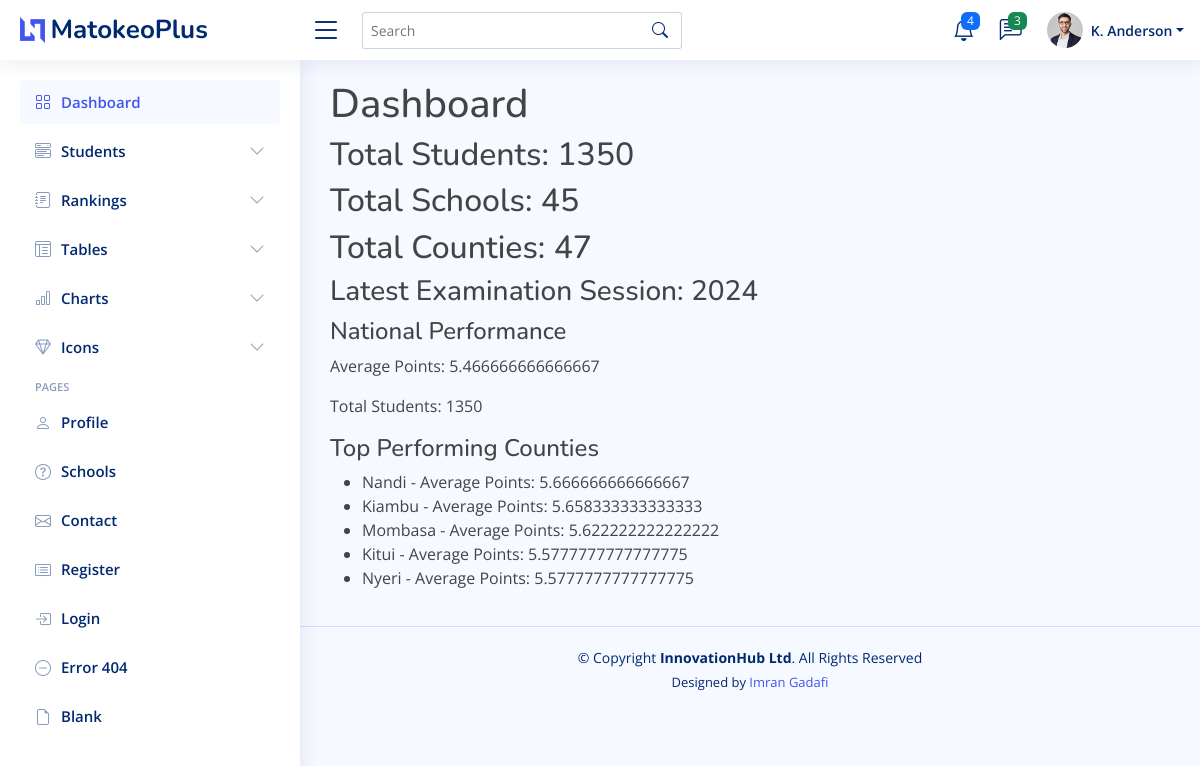
The app's page / (signed in) with its own data.
### portal/models.py (models this page shows, shortened)
class ExaminationSession(models.Model):
    year = models.IntegerField()
    start_date = models.DateField()
    end_date = models.DateField()

class County(models.Model):
    name = models.CharField(max_length=100, unique=True)
    code = models.CharField(max_length=10, unique=True)

### portal/views.py (the view)
# urls.py: path('', views.dashboard, name='dashboard'),
@login_required
def dashboard(request):
    total_students = Student.objects.count()
    total_schools = School.objects.count()
    total_counties = County.objects.count()
    try:
        latest_session = ExaminationSession.objects.latest('year')
        national_performance = StudentOverallPerformance.objects.filter(
            examination_session=latest_session
        ).aggregate(
            mean_points=Avg('total_points'),
            total_students=Count('student')
        )
        top_counties = County.objects.annotate(
            avg_points=Avg('schools__students__overall_performances__total_points')
        ).order_by('-avg_points')[:5]
        context = {
            'total_students': total_students,
            'total_schools': total_schools,
            'total_counties': total_counties,
            'national_performance': national_performance,
            'top_counties': top_counties,
            'latest_session': latest_session
        }
    except ExaminationSession.DoesNotExist:
        context = {
            'total_students': total_students,
            'total_schools': total_schools,
            'total_counties': total_counties,
        }
    return render(request, 'kcse_portal/dashboard.html', context)

### templates/kcse_portal/dashboard.html
{% extends "base/base.html" %}
{% block content %}
    <h1>Dashboard</h1>
    <div>
        <h2>Total Students: {{ total_students }}</h2>
        <h2>Total Schools: {{ total_schools }}</h2>
        <h2>Total Counties: {{ total_counties }}</h2>
    </div>
    {% if latest_session %}
        <h3>Latest Examination Session: {{ latest_session.year }}</h3>
        <h4>National Performance</h4>
        <p>Average Points: {{ national_performance.mean_points }}</p>
        <p>Total Students: {{ national_performance.total_students }}</p>
        <h4>Top Performing Counties</h4>
        <ul>
            {% for county in top_counties %}
                <li>{{ county.name }} - Average Points: {{ county.avg_points }}</li>
            {% endfor %}
        </ul>
    {% else %}
        <p>No examination session data available.</p>
    {% endif %}
{% endblock %}

### templates/base/base.html (shortened to what this page needs)
{% load static %}
<!DOCTYPE html>
<html lang="en">
<head>
  <link href="{% static 'assets/vendor/bootstrap/css/bootstrap.min.css'%}" rel="stylesheet">
  <link href="{% static 'assets/vendor/bootstrap-icons/bootstrap-icons.css'%}" rel="stylesheet">
  <link href="{% static 'assets/vendor/boxicons/css/boxicons.min.css'%}" rel="stylesheet">
  <link href="{% static 'assets/vendor/quill/quill.snow.css'%}" rel="stylesheet">
  <link href="{% static 'assets/vendor/quill/quill.bubble.css'%}" rel="stylesheet">
  <link href="{% static 'assets/vendor/remixicon/remixicon.css'%}" rel="stylesheet">
  <link href="{% static 'assets/vendor/simple-datatables/style.css'%}" rel="stylesheet">
  <link href="{% static 'assets/css/style.css'%}" rel="stylesheet">
</head>
  <body>
    {% include "base/navbar.html" %}
    {% include "base/sidebar.html" %}
    <main id="main" class="main">
        {% block content %}{% endblock %}
    </main>
    {% include 'base/footer.html'%}
 </body>
</html>

### templates/base/navbar.html (shortened to what this page needs)
{% load static %}
<header id="header" class="header fixed-top d-flex align-items-center">
    <div class="d-flex align-items-center justify-content-between">
      <a href="{% url 'dashboard'%}" class="logo d-flex align-items-center">
        <img src="{% static 'assets/img/logo.png'%}" alt="">
        <span class="d-none d-lg-block">MatokeoPlus</span>
      </a>
      <i class="bi bi-list toggle-sidebar-btn"></i>
    </div>
    <div class="search-bar">
      <form class="search-form d-flex align-items-center" method="POST" action="#">
        <input type="text" name="query" placeholder="Search" title="Enter search keyword">
        <button type="submit" title="Search"><i class="bi bi-search"></i></button>
      </form>
    </div>
    <nav class="header-nav ms-auto">
      <ul class="d-flex align-items-center">
        <li class="nav-item dropdown">
          <a class="nav-link nav-icon" href="#" data-bs-toggle="dropdown">
            <i class="bi bi-bell"></i>
            <span class="badge bg-primary badge-number">4</span>
          </a>
        </li>
        <li class="nav-item dropdown">
          <a class="nav-link nav-icon" href="#" data-bs-toggle="dropdown">
            <i class="bi bi-chat-left-text"></i>
            <span class="badge bg-success badge-number">3</span>
          </a>
        </li>
        <li class="nav-item dropdown pe-3">
          <a class="nav-link nav-profile d-flex align-items-center pe-0" href="#" data-bs-toggle="dropdown">
            <img src="{% static 'assets/img/profile-img.jp'%}g" alt="Profile" class="rounded-circle">
            <span class="d-none d-md-block dropdown-toggle ps-2">K. Anderson</span>
          </a>
        </li>
      </ul>
    </nav>
  </header>

### templates/base/sidebar.html (shortened to what this page needs)
{% load static %}
<aside id="sidebar" class="sidebar">
    <ul class="sidebar-nav" id="sidebar-nav">
      <li class="nav-item">
        <a class="nav-link " href="{% url 'dashboard'%}">
          <i class="bi bi-grid"></i>
          <span>Dashboard</span>
        </a>
      </li>
      <li class="nav-item">
        <a class="nav-link collapsed" data-bs-target="#components-nav" data-bs-toggle="collapse" href="#">
          <i class="bi bi-menu-button-wide"></i><span>Students</span><i class="bi bi-chevron-down ms-auto"></i>
        </a>
      </li>
      <li class="nav-item">
        <a class="nav-link collapsed" data-bs-target="#forms-nav" data-bs-toggle="collapse" href="#">
          <i class="bi bi-journal-text"></i><span>Rankings</span><i class="bi bi-chevron-down ms-auto"></i>
        </a>
      </li>
      <li class="nav-item">
        <a class="nav-link collapsed" data-bs-target="#tables-nav" data-bs-toggle="collapse" href="#">
          <i class="bi bi-layout-text-window-reverse"></i><span>Tables</span><i class="bi bi-chevron-down ms-auto"></i>
        </a>
      </li>
      <li class="nav-item">
        <a class="nav-link collapsed" data-bs-target="#charts-nav" data-bs-toggle="collapse" href="#">
          <i class="bi bi-bar-chart"></i><span>Charts</span><i class="bi bi-chevron-down ms-auto"></i>
        </a>
      </li>
      <li class="nav-item">
        <a class="nav-link collapsed" data-bs-target="#icons-nav" data-bs-toggle="collapse" href="#">
          <i class="bi bi-gem"></i><span>Icons</span><i class="bi bi-chevron-down ms-auto"></i>
        </a>
      </li>
      <li class="nav-heading">Pages</li>
      <li class="nav-item">
        <a class="nav-link collapsed" href="users-profile.html">
          <i class="bi bi-person"></i>
          <span>Profile</span>
        </a>
      </li>
      <li class="nav-item">
        <a class="nav-link collapsed" href="{% url 'all_schools'%}">
          <i class="bi bi-question-circle"></i>
          <span>Schools</span>
        </a>
      </li>
      <li class="nav-item">
        <a class="nav-link collapsed" href="pages-contact.html">
          <i class="bi bi-envelope"></i>
          <span>Contact</span>
        </a>
      </li>
      <li class="nav-item">
        <a class="nav-link collapsed" href="pages-register.html">
          <i class="bi bi-card-list"></i>
          <span>Register</span>
        </a>
      </li>
      <li class="nav-item">
        <a class="nav-link collapsed" href="pages-login.html">
          <i class="bi bi-box-arrow-in-right"></i>
          <span>Login</span>
        </a>
      </li>
      <li class="nav-item">
        <a class="nav-link collapsed" href="pages-error-404.html">
          <i class="bi bi-dash-circle"></i>
          <span>Error 404</span>
        </a>
      </li>
      <li class="nav-item">
        <a class="nav-link collapsed" href="pages-blank.html">
          <i class="bi bi-file-earmark"></i>
          <span>Blank</span>
        </a>
      </li>
    </ul>
  </aside>

### templates/base/footer.html (shortened to what this page needs)
{% load static %}
  <footer id="footer" class="footer">
    <div class="copyright">
      &copy; Copyright <strong><span>InnovationHub Ltd</span></strong>. All Rights Reserved
    </div>
    <div class="credits">
      Designed by <a href="https://steve-ongera.com/">Imran Gadafi</a>
    </div>
  </footer>

### static/assets/css/style.css (style rules this page uses)
:root { scroll-behavior: smooth; }
body { font-family: "Open Sans", sans-serif; background: #f6f9ff; color: #444444; }
a { color: #4154f1; text-decoration: none; }
h1, h2, h3, h4, h5, h6 { font-family: "Nunito", sans-serif; }
#main { margin-top: 60px; padding: 20px 30px; transition: all 0.3s; }
.logo { line-height: 1; }
@media (min-width: 1200px) { .logo { width: 280px; } }
.logo img { max-height: 26px; margin-right: 6px; }
.logo span { font-size: 26px; font-weight: 700; color: #012970; font-family: "Nunito", sans-serif; }
.header { transition: all 0.5s; z-index: 997; height: 60px; box-shadow: 0px 2px 20px rgba(1, 41, 112, 0.1); background-color: #fff; padding-left: 20px; }
.header .toggle-sidebar-btn { font-size: 32px; padding-left: 10px; cursor: pointer; color: #012970; }
.header .search-bar { min-width: 360px; padding: 0 20px; }
.header .search-form { width: 100%; }
.header .search-form input { border: 0; font-size: 14px; color: #012970; border: 1px solid rgba(1, 41, 112, 0.2); padding: 7px 38px 7px 8px; border-radius: 3px; transition: 0.3s; width: 100%; }
.header .search-form button { border: 0; padding: 0; margin-left: -30px; background: none; }
.header .search-form button i { color: #012970; }
.header-nav ul { list-style: none; }
.header-nav>ul { margin: 0; padding: 0; }
.header-nav .nav-icon { font-size: 22px; color: #012970; margin-right: 25px; position: relative; }
.header-nav .nav-profile { color: #012970; }
.header-nav .nav-profile img { max-height: 36px; }
.header-nav .nav-profile span { font-size: 14px; font-weight: 600; }
.header-nav .badge-number { position: absolute; inset: -2px -5px auto auto; font-weight: normal; font-size: 12px; padding: 3px 6px; }
.sidebar { position: fixed; top: 60px; left: 0; bottom: 0; width: 300px; z-index: 996; transition: all 0.3s; padding: 20px; overflow-y: auto; scrollbar-width: thin; scrollbar-color: #aab7cf transparent; box-shadow: 0px 0px 20px rgba(1, 41, 112, 0.1); background-color: #fff; }
@media (min-width: 1200px) { #main, #footer { margin-left: 300px; } }
.sidebar-nav { padding: 0; margin: 0; list-style: none; }
.sidebar-nav li { padding: 0; margin: 0; list-style: none; }
.sidebar-nav .nav-item { margin-bottom: 5px; }
.sidebar-nav .nav-heading { font-size: 11px; text-transform: uppercase; color: #899bbd; font-weight: 600; margin: 10px 0 5px 15px; }
.sidebar-nav .nav-link { display: flex; align-items: center; font-size: 15px; font-weight: 600; color: #4154f1; transition: 0.3; background: #f6f9ff; padding: 10px 15px; border-radius: 4px; }
.sidebar-nav .nav-link i { font-size: 16px; margin-right: 10px; color: #4154f1; }
.sidebar-nav .nav-link.collapsed { color: #012970; background: #fff; }
.sidebar-nav .nav-link.collapsed i { color: #899bbd; }
.sidebar-nav .nav-link .bi-chevron-down { margin-right: 0; transition: transform 0.2s ease-in-out; }
.footer { padding: 20px 0; font-size: 14px; transition: all 0.3s; border-top: 1px solid #cddfff; }
.footer .copyright { text-align: center; color: #012970; }
.footer .credits { padding-top: 5px; text-align: center; font-size: 13px; color: #012970; }

### records on screen
ExaminationSession: year "2024"
County: name "Nandi", avg_points "5.666666666666667"
County: name "Kiambu", avg_points "5.658333333333333"
County: name "Mombasa", avg_points "5.622222222222222"
County: name "Kitui", avg_points "5.5777777777777775"
County: name "Nyeri", avg_points "5.5777777777777775"

### other values on screen
{{ total_students }} "1350"
{{ total_schools }} "45"
{{ total_counties }} "47"
{{ national_performance.mean_points }} "5.466666666666667"
{{ national_performance.total_students }} "1350"
